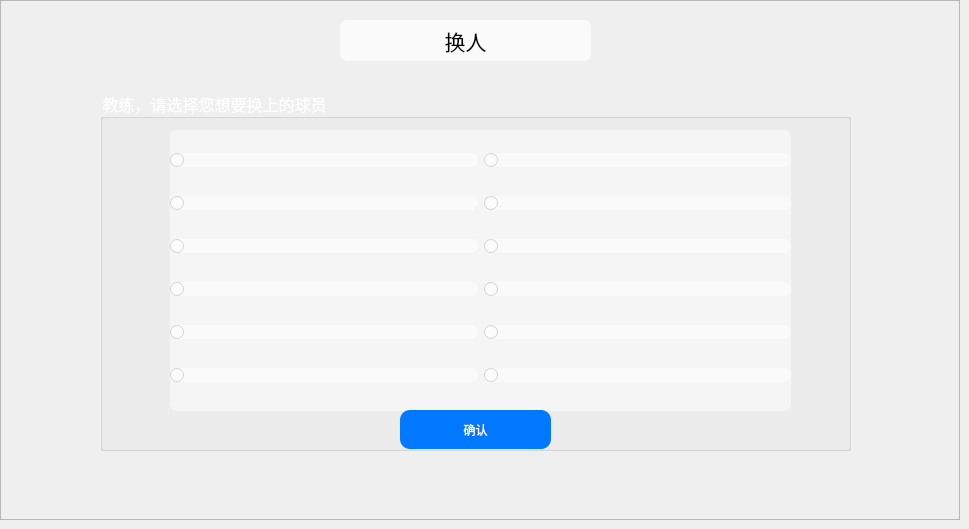
    <widget class="QWidget" name="page_17">
     <widget class="QFrame" name="frame_26">
      <property name="geometry">
       <rect>
        <x>0</x>
        <y>0</y>
        <width>960</width>
        <height>520</height>
       </rect>
      </property>
      <property name="styleSheet">
       <string notr="true">#frame_26{background-image: url(:/Image/match_background.jpg);}</string>
      </property>
      <property name="frameShape">
       <enum>QFrame::StyledPanel</enum>
      </property>
      <property name="frameShadow">
       <enum>QFrame::Raised</enum>
      </property>
      <widget class="QLabel" name="label_30">
       <property name="geometry">
        <rect>
         <x>340</x>
         <y>20</y>
         <width>251</width>
         <height>41</height>
        </rect>
       </property>
       <property name="font">
        <font>
         <family>黑体</family>
         <pointsize>16</pointsize>
        </font>
       </property>
       <property name="styleSheet">
        <string notr="true">background-color: rgba(255, 255, 255,0.7);
color: rgb(0, 0, 0);
border-radius: 7px;</string>
       </property>
       <property name="text">
        <string>换人</string>
       </property>
       <property name="alignment">
        <set>Qt::AlignCenter</set>
       </property>
      </widget>
      <widget class="QGroupBox" name="groupBox_15">
       <property name="geometry">
        <rect>
         <x>100</x>
         <y>90</y>
         <width>751</width>
         <height>361</height>
        </rect>
       </property>
       <property name="font">
        <font>
         <family>黑体</family>
         <pointsize>12</pointsize>
        </font>
       </property>
       <property name="styleSheet">
        <string notr="true">color: rgb(255, 255, 255);</string>
       </property>
       <property name="title">
        <string>教练，请选择您想要换上的球员</string>
       </property>
       <widget class="QWidget" name="widget_43" native="true">
        <property name="geometry">
         <rect>
          <x>70</x>
          <y>40</y>
          <width>621</width>
          <height>281</height>
         </rect>
        </property>
        <property name="styleSheet">
         <string notr="true">background-color: rgba(255, 255, 255,0.5);
font: 12pt &quot;黑体&quot;;
color: rgb(0, 50, 255);
border-radius: 7px;</string>
        </property>
        <layout class="QGridLayout" name="gridLayout_6">
         <item row="3" column="1">
          <widget class="QRadioButton" name="radioButton_33">
           <property name="text">
            <string/>
           </property>
          </widget>
         </item>
         <item row="3" column="0">
          <widget class="QRadioButton" name="radioButton_27">
           <property name="text">
            <string/>
           </property>
          </widget>
         </item>
         <item row="4" column="0">
          <widget class="QRadioButton" name="radioButton_28">
           <property name="text">
            <string/>
           </property>
          </widget>
         </item>
         <item row="0" column="0">
          <widget class="QRadioButton" name="radioButton_24">
           <property name="text">
            <string/>
           </property>
          </widget>
         </item>
         <item row="2" column="0">
          <widget class="QRadioButton" name="radioButton_26">
           <property name="text">
            <string/>
           </property>
          </widget>
         </item>
         <item row="1" column="0">
          <widget class="QRadioButton" name="radioButton_25">
           <property name="text">
            <string/>
           </property>
          </widget>
         </item>
         <item row="5" column="1">
          <widget class="QRadioButton" name="radioButton_35">
           <property name="text">
            <string/>
           </property>
          </widget>
         </item>
         <item row="2" column="1">
          <widget class="QRadioButton" name="radioButton_32">
           <property name="text">
            <string/>
           </property>
          </widget>
         </item>
         <item row="1" column="1">
          <widget class="QRadioButton" name="radioButton_31">
           <property name="text">
            <string/>
           </property>
          </widget>
         </item>
         <item row="0" column="1">
          <widget class="QRadioButton" name="radioButton_30">
           <property name="text">
            <string/>
           </property>
          </widget>
         </item>
         <item row="4" column="1">
          <widget class="QRadioButton" name="radioButton_34">
           <property name="text">
            <string/>
           </property>
          </widget>
         </item>
         <item row="5" column="0">
          <widget class="QRadioButton" name="radioButton_29">
           <property name="text">
            <string/>
           </property>
          </widget>
         </item>
        </layout>
       </widget>
       <widget class="QPushButton" name="conFirmBtn_2">
        <property name="geometry">
         <rect>
          <x>300</x>
          <y>320</y>
          <width>151</width>
          <height>39</height>
         </rect>
        </property>
        <property name="styleSheet">
         <string notr="true">QPushButton { background-color: rgb(0, 120, 255); border-radius: 10px; color: rgb(255, 255, 255); font: 12pt &quot;黑体&quot;;} QPushButton:hover { background-color: rgb(46, 231, 253); }
</string>
        </property>
        <property name="text">
         <string>确认</string>
        </property>
       </widget>
      </widget>
     </widget>
    </widget>
